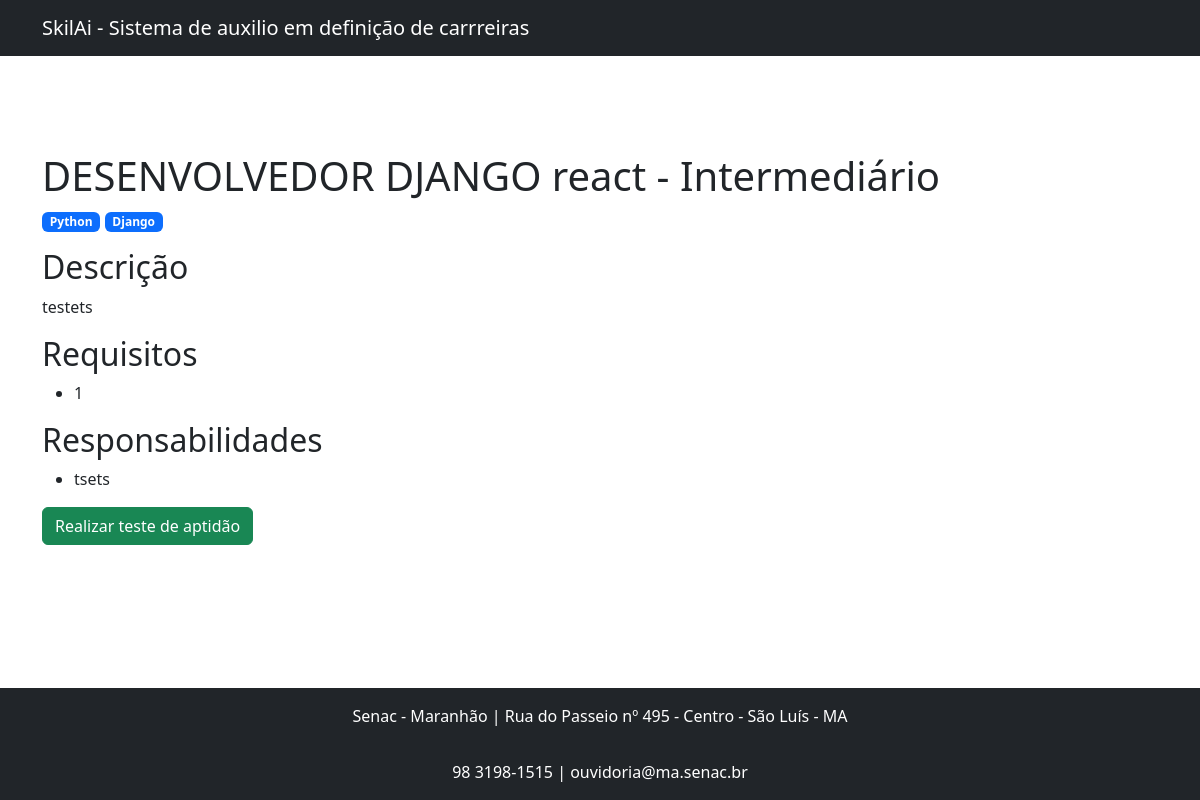
The page /jobs/4/ on the database its author committed.
### jobs/models.py (models this page shows, shortened)
class Job(models.Model):
    LEVEL_CHOICES = (
        ('ba', 'Básico'),
        ('in', 'Intermediário'),
        ('av', 'Avançado'),
    )
    title = models.CharField(max_length=100,verbose_name='Título do curso')
    description = models.TextField(verbose_name='Descrição do curso')
    requirements = models.TextField(verbose_name='Pré-requisito do curso')
    responsibilities = models.TextField(verbose_name='Responsabilidades')
    level = models.CharField(max_length=2, choices=LEVEL_CHOICES, verbose_name='Nivel')
    skills = models.ManyToManyField("jobs.Skill", related_name="jobs",verbose_name='Skills necessárias')
    def requirements_list(self):
        return self.requirements.split("\n")
    def responsibilities_list(self):
        return self.responsibilities.split("\n")

class Skill(models.Model):
    title = models.CharField(max_length=100, unique=True, blank=False, null=False)

### jobs/views.py (the view)
# urls.py: path('<int:pk>/',details_job,name='details')
def details_job(request,pk):
    job = get_object_or_404(Job,pk=pk)
    return render(
        request,
        "jobs/details.html",
        {
            "page_title": job.title,
            "job":job
        }
    )

### jobs/templates/jobs/details.html (shortened to what this page needs)
{% extends 'bases/base.html' %}
{% block 'body' %}
    <section class="py-5 ">
        <h1>{{ page_title }} - {{ job.get_level_display }}</h1>
        <div>
            {% for skill in job.skills.all %}
                <span class="badge text-bg-primary">{{ skill.title }}</span>
             {% endfor %}
        </div>
        <h2 class="mt-3"> Descrição </h2>
        <p>{{job.description|linebreaksbr}}</p>
        <h2 class="mt-3"> Requisitos </h2>
        <ul>
            {% for requirement in job.requirements_list %}
                <li>{{requirement}}</li>
            {% endfor %}
        </ul>
        <h2 class="mt-3"> Responsabilidades </h2>
        <ul>
            {% for responsibilite in job.responsibilities_list %}
                <li>{{responsibilite}}</li>
            {% endfor %}
        </ul>
        <form action="{% url 'interviews:create' job_pk=job.pk %}" method="POST">
            <button type="submit" class="btn btn-success"> Realizar teste de aptidão </button>
        </form>
    </section>
{% endblock %}

### rows shown on the page
Job: title "DESENVOLVEDOR DJANGO react", level "Intermediário", description "testets", responsibilities_list "tsets"
Skill: title "Python"
Skill: title "Django"

### other values the page prints
{{ requirement }} "1"
